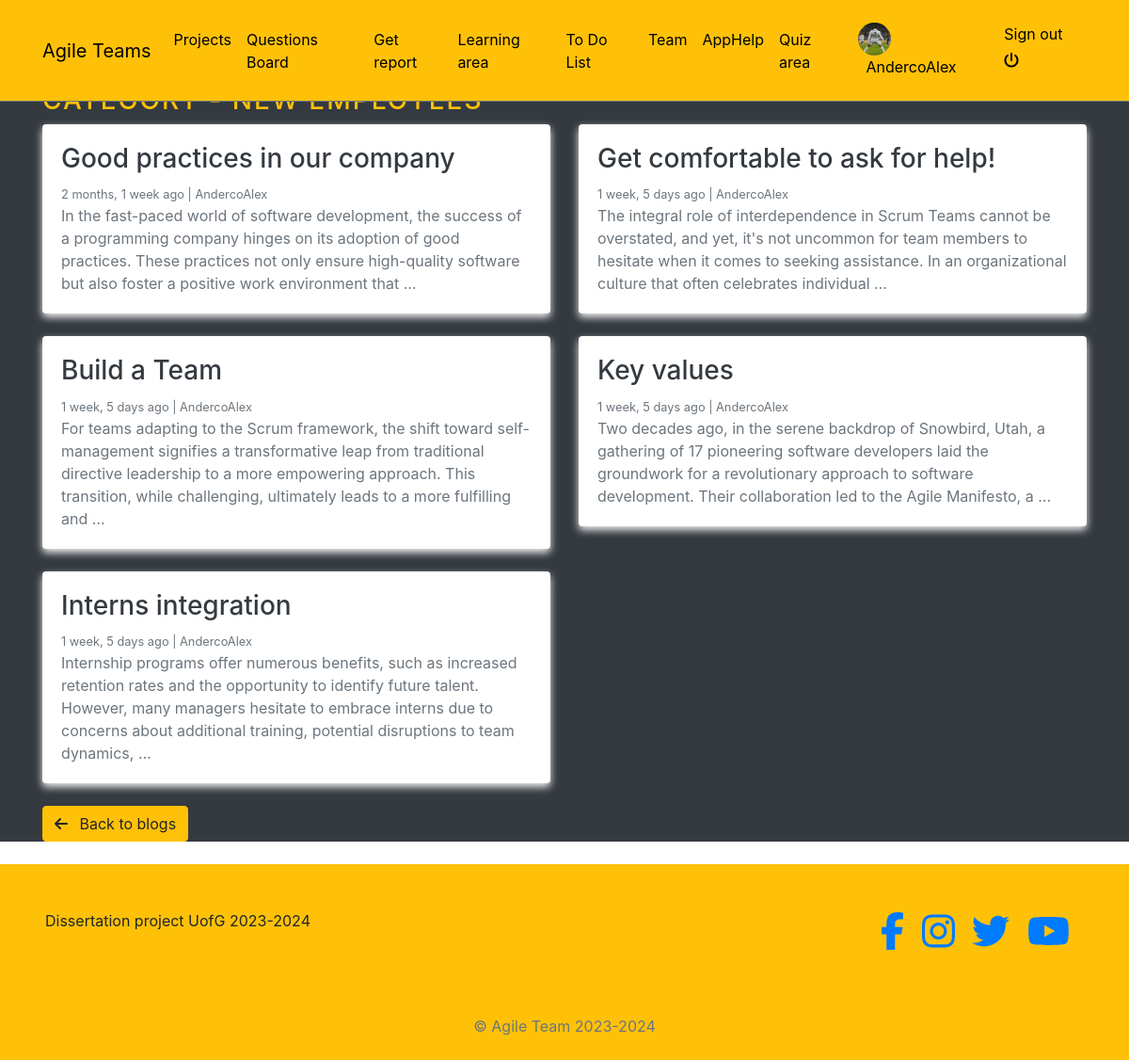
The page /category/4/ (signed in) on the database its author committed.
### blogs/models.py (models this page shows, shortened)
class Blog(models.Model):
    title = models.CharField(max_length=200)
    slug = models.SlugField(max_length=250, unique=True, blank=True)
    category = models.ForeignKey(Category, on_delete=models.CASCADE)
    author = models.ForeignKey(User, on_delete=models.CASCADE)
    short_description =models.TextField(max_length=500)
    description = models.TextField(blank=True, null=True)
    blog_body = models.TextField(max_length=5000)
    status = models.CharField(max_length=20, choices= STATUS_CHOICES, default='Draft')
    created_at = models.DateTimeField(auto_now_add=True)
    updated_at = models.DateTimeField(auto_now=True)

### blogs/views.py (the view)
# urls.py: path('category/<int:category_id>/', BlogsView.posts_by_category, name='posts_by_category'),
def posts_by_category(request, category_id):
    posts = Blog.objects.filter(status='Published', category=category_id)
    category = get_object_or_404(Category, pk=category_id)
    context = {
        'posts': posts,
        'category': category,
    }
    return render(request, 'posts_by_category.html', context)

### blogs/context_processors.py (called while the page is built)
def get_categories(request):
    categories = Category.objects.all()
    return dict(categories=categories)

### blogs/models.py (called while the page is built)
    def __str__(self):
        return self.category_name

### profiles/context_processors.py (called while the page is built)
def profile_pic(request):
    if request.user.is_authenticated:
        user = request.user
        try:
            profile_obj = Profile.objects.get(user=user)
            pic = profile_obj.profile_picture
        except Profile.DoesNotExist:
            pic = None
        return {'picture':pic}
    return {}

def get_profile(request):
    if request.user.is_authenticated:
        user = request.user
        try:
            profile_obj = Profile.objects.get(user=user)
        except Profile.DoesNotExist:
            pic = None
        return {'profile':profile_obj}
    return {}

### templates/posts_by_category.html (shortened to what this page needs)
{% extends 'base.html' %}
{% block content %}
    <div class="container" style="margin-top: 70px;">
        <h3 class="text-uppercase text-warning" style="letter-spacing: 2px;">Category - {{ category }}</h3>
        <div class="row mb-4">
            {% if posts %}
                {% for blog_post in posts %}
                    <div class="col-md-6 mb-4">
                        <div class="card border-0">
                            <div class="card-body">
                                <h3><a href="{% url 'blogs' blog_post.slug %}" class="text-dark">{{ blog_post.title }}</a></h3>
                                <small class="mb-1 text-muted">{{ blog_post.created_at | timesince }} ago | {{ blog_post.author }}</small>
                                <p class="card-text">{{ blog_post.short_description | truncatewords:35 }}</p>
                            </div>
                        </div>
                    </div>
                {% endfor %}
                <div class="col-12">
                    <a href="{% url 'home' %}">
                        <button class="btn btn-warning">
                            <i class="fas fa-arrow-left mr-2"></i> Back to blogs
                        </button>
                    </a>
                </div>
            {% endif %}
        </div>
    </div>
{% endblock %}

### templates/navbar.html (shortened to what this page needs)
<!DOCTYPE html>
<html lang="en">
<head>
</head>
<body>
<nav class="navbar navbar-icon-top navbar-expand-lg navbar-dark bg-warning border-bottom border-secondary fixed-top py-3">
    <div class="container">
        <a class="navbar-brand" href="{% url 'help' %}">Agile Teams</a>
        <div class="collapse navbar-collapse" id="navbarSupportedContent">
            <ul class="navbar-nav mr-auto">
                <li class="nav-item">
                    <a class="nav-link" href="{% url "reports:home" %}">Projects</a>
                </li>
                <li class="nav-item">
                    <a class="nav-link" href="{% url "posts:post-list" %}">Questions Board</a>
                </li>
                <li class="nav-item">
                    <a class="nav-link" href="{% url "reports:select-view" %}">Get report</a>
                </li>
                <li class="nav-item">
                    <a class="nav-link" href="{% url 'home' %}">Learning area</a>
                </li>
                <li class="nav-item">
                    <a class="nav-link" href="{% url 'todo' %}">To Do List</a>
                </li>
                <li class="nav-item">
                    <a class="nav-link" href="{% url 'team' %}">Team</a>
                </li>
                <li class="nav-item">
                    <a class="nav-link" href="{% url 'help' %}">AppHelp</a>
                </li>
                <li class="nav-item">
                    <a class="nav-link" href="{% url 'quiz:quiz_home' %}">Quiz area</a>
                </li>
            </ul>
            <ul class='navbar-nav'>
                {% if request.user.is_authenticated %}
                    <li class='nav-item'>
                        <a class='nav-link' href='{% url "profiles:profile-view" %}'>
                            <img src='{{picture.url}}' class='img-avatar' alt='profile picture'>
                            <span class='ml-2'> {{request.user}} </span>
                        </a>
                    </li>
                    <li class="nav-item">
                        <a class="nav-link" href="{% url 'account_logout' %}">
                            Sign out <i class="fas fa-power-off mt-2"></i>
                        </a>
                    </li>
                {% else %}
                    <li class="nav-item">
                        <a class="nav-link" href="{% url 'account_login' %}">
                            Sign in <i class="fa fa-sign-in-alt"></i>
                        </a>
                    </li>
                {% endif %}
            </ul>
        </div>
    </div>
</nav>
</body>
</html>

### static/style.css (style rules this page uses)
.img-avatar { height: 35px; width: 35px; border-radius: 50%; }
body { background-color: orange; }

### static/test.css (style rules this page uses)
body { font-family: 'Arial', sans-serif; background-color: orange; margin: 0; padding: 0; }
.navbar-nav .nav-link { color: black !important; }
.card { box-shadow: 0 4px 8px #f5f3f3; transition: transform 0.3s, box-shadow 0.3s; }
.card-body { padding: 20px; }
p { color: #6c757d; }

### templates/navbar.html (style rules this page uses)
.navbar-nav .nav-link { color: black !important; }
.navbar-brand { color: black !important; }

### rows shown on the page
Blog: title "Good practices in our company", created_at "2 months, 1 week", author "AndercoAlex", short_description "In the fast-paced world of software development, the success of a programming company hinges on its adoption of good practices. These practices not only ensure high-quality software but also foster a positive work environment that …"
Blog: title "Get comfortable to ask for help!", created_at "1 week, 5 days", author "AndercoAlex", short_description "The integral role of interdependence in Scrum Teams cannot be overstated, and yet, it's not uncommon for team members to hesitate when it comes to seeking assistance. In an organizational culture that often celebrates individual …"
Blog: title "Build a Team", created_at "1 week, 5 days", author "AndercoAlex", short_description "For teams adapting to the Scrum framework, the shift toward self-management signifies a transformative leap from traditional directive leadership to a more empowering approach. This transition, while challenging, ultimately leads to a more fulfilling and …"
Blog: title "Key values", created_at "1 week, 5 days", author "AndercoAlex", short_description "Two decades ago, in the serene backdrop of Snowbird, Utah, a gathering of 17 pioneering software developers laid the groundwork for a revolutionary approach to software development. Their collaboration led to the Agile Manifesto, a …"
Blog: title "Interns integration", created_at "1 week, 5 days", author "AndercoAlex", short_description "Internship programs offer numerous benefits, such as increased retention rates and the opportunity to identify future talent. However, many managers hesitate to embrace interns due to concerns about additional training, potential disruptions to team dynamics, …"

### other values the page prints
{{ request.user }} "AndercoAlex"
